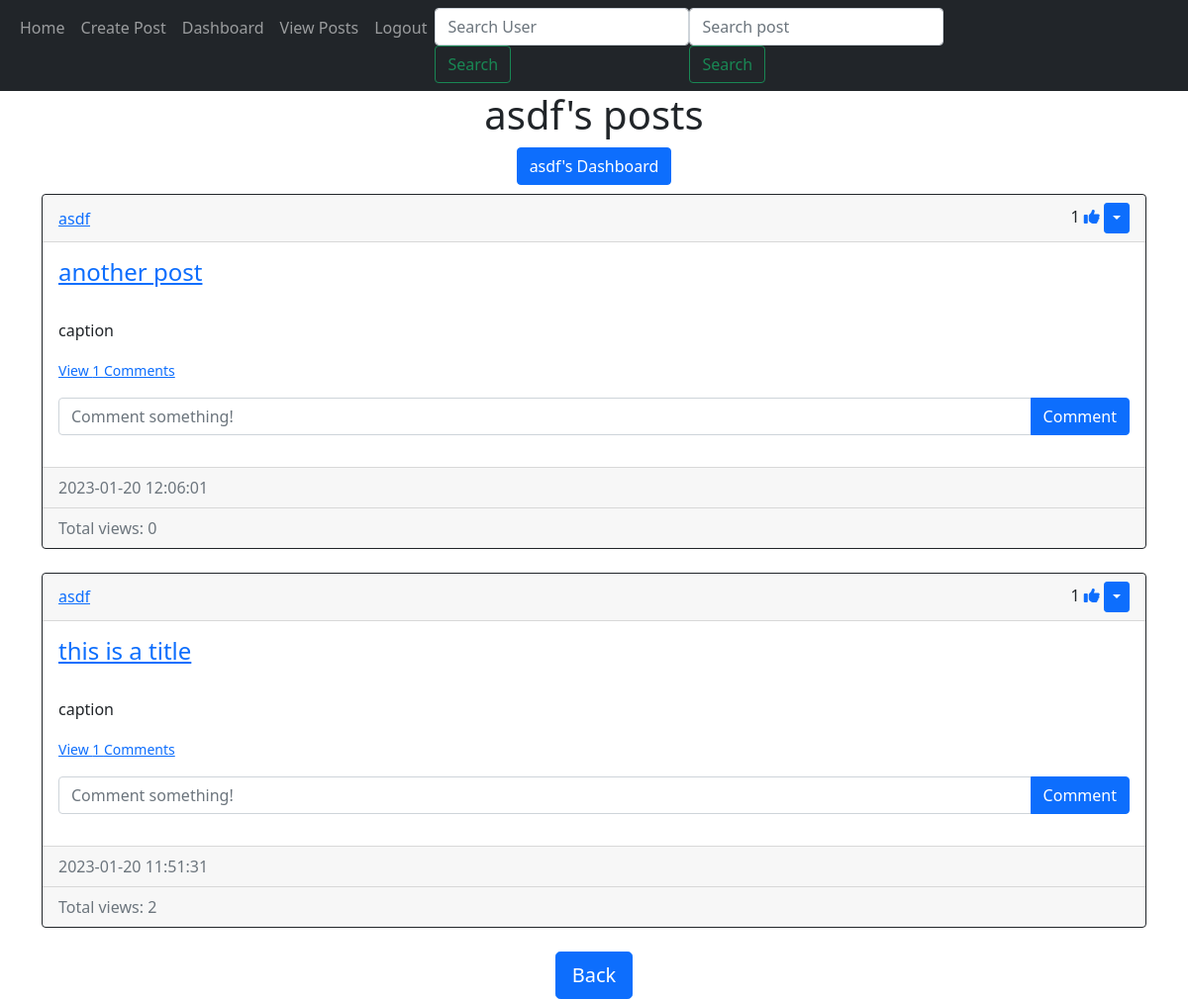
/posts (signed in), run on the app's committed database.
### website/__init__.py (models this page shows)
class User(db.Model, UserMixin):
    id = db.Column(db.Integer, primary_key=True)
    email = db.Column(db.String(150), unique=True)
    url = db.Column(db.String)
    username = db.Column(db.String(150), unique=True)
    password = db.Column(db.String(150))
    date_created = db.Column(db.DateTime(timezone=True), default=func.now())
    posts = db.relationship('Post', backref='user', passive_deletes=True)
    comments = db.relationship('Comment', backref='user', passive_deletes=True)
    follows = db.relationship('Follow', foreign_keys=[Follow.user_id], backref='user')
    followed = db.relationship('Follow', foreign_keys=[Follow.followed_user_id], backref='followed_user')

class Post(db.Model):
    id = db.Column(db.Integer, primary_key=True)
    title = db.Column(db.Text, nullable=False)
    text = db.Column(db.Text, nullable=False)
    url = db.Column(db.String)
    date_created = db.Column(db.DateTime(timezone=True), default=func.now())
    author = db.Column(db.Integer, db.ForeignKey(
        'user.id', ondelete="CASCADE"), nullable=False)
    comments = db.relationship('Comment', backref='post', passive_deletes=True)
    likes = db.relationship('Like', backref='post', passive_deletes=True)
    views = db.relationship('View', backref='post', lazy='dynamic')

### website/__init__.py (the view)
@views.route("/posts")
@login_required
def your_posts():
    users = User.query.filter_by(id=current_user.id).first()
    following= Follow.query.filter_by(user_id=current_user.id).first()
    followings= Follow.query.filter_by(followed_user_id=current_user.id).first()
    if not users:
        flash('No user with that username exists.', category='error')
        return redirect(url_for('views.home'))
    username=users.username
    posts = users.posts
    posts = sorted(posts, key=lambda x: x.id, reverse=True)
    return render_template("posts.html", user=current_user,users=users, posts=posts, username=username,followings=followings,following=following)

### website/__init__.py (called while the page is built)
def create_app():
    app = Flask(__name__)
    app.config['SECRET_KEY'] = "asdfghjkuytrds!@#$z5677654"
    app.config['SQLALCHEMY_DATABASE_URI'] = f'sqlite:///{DB_NAME}'
    app.config['UPLOAD_FOLDER'] = 'static'
    api= Api(app)
    api.add_resource(UserResources,'/api/user', '/api/user/<string:username>')
    api.add_resource(PostResource,'/api/post', '/api/post/<int:post_id>')
    api.add_resource(FeedResource, '/api/posts/<string:username>')
    global paath
    paath = path.join(app.root_path, 'static')
    db.init_app(app)
    app.register_blueprint(views, url_prefix="/")
    app.register_blueprint(auth, url_prefix="/")
    create_database(app)
    login_manager = LoginManager()
    login_manager.login_view = "auth.login"
    login_manager.init_app(app)
    @login_manager.user_loader
    def load_user(id):
        return User.query.get(int(id))
    return app

### website/templates/posts.html (shortened to what this page needs)
{% extends "home_posts.html" %}  {% block header %}
    {{username}}'s posts
    <form action="/dashboard/{{ username }}">
      <button type="submit" class="btn btn-primary">{{username}}'s Dashboard</button>
    </form>
    {% endblock %} {% block footer %}
    <div align="center">
      <a href="/home"
        ><button type="button" class="btn btn-primary btn-lg">Back</button></a
      >
    </div>
    {% endblock %}

### website/templates/home_posts.html (shortened to what this page needs)
{% extends "base.html" %} {% block title %}Home{% endblock %} {% block content
    %}
    <h1 align="center">{% block header %}Posts{% endblock %}</h1>
    <div id="posts">
      {% for post in posts %}
      <div class="card border-dark">
        <div class="card-header d-flex justify-content-between align-items-center">
          <a href="/posts/{{post.user.username}}">{{post.user.username}}</a>
          <div>
            {{ post.likes|length }}
            {% if user.id in post.likes|map(attribute="author")|list %}
              <a href="/like-post/{{post.id}}"><i class="fa-solid fa-thumbs-up"></i></a>
            {% else %}
              <a href="/like-post/{{post.id}}"><i class="fa-regular fa-thumbs-up"></i></a>
            {% endif %}
            {% if user.id == post.author %}
            <div class="btn-group">
              <button
                type="button"
                class="btn btn-sm btn-primary dropdown-toggle"
                data-bs-toggle="dropdown"
              ></button>
            </div>
            {% endif %}
          </div>
        </div>
        <div class="card-body">
          <a href="/post/{{post.id}}"><h4 class="card-title">{{post.title}}</h4></a>
          <br />
          <p class="description">
            {{post.text}}
          </p>
          <p class="card-text">
            {% if post.comments|length > 0 %}
            <a data-bs-toggle="collapse" href="#comments-{{post.id}}" role="button">
              <small>View {{post.comments|length}} Comments</small>
            </a>
            {% else %}
            <small class="text-muted">No Comments</small>
            {% endif %}
          </p>
          <form
            class="input-group mb-3"
            method="POST"
            action="/create-comment/{{post.id}}"
          >
            <input
              type="text"
              id="text"
              name="text"
              class="form-control"
              placeholder="Comment something!"
            />
            <button type="submit" class="btn btn-primary">Comment</button>
          </form>
        </div>
        <div class="card-footer text-muted">{{post.date_created}}</div>
        {% set num_views = post.views.count() %}
        <div class="card-footer text-muted">Total views: {{num_views}}</div>
      </div>
      <br> {% endfor %}
    </div>
    {% block footer %}{% endblock %} {% endblock %}

### website/templates/home_posts.html (style rules this page uses)
.description { width: 500px; overflow: hidden; white-space: nowrap; text-overflow: ellipsis; }

### data on the page
User: username "asdf"
Post: user.username "asdf", likes|length "1", title "another post", text "caption", comments|length "1", date_created "2023-01-20 12:06:01", num_views "0"
Post: user.username "asdf", likes|length "1", title "this is a title", text "caption", comments|length "1", date_created "2023-01-20 11:51:31", num_views "2"
